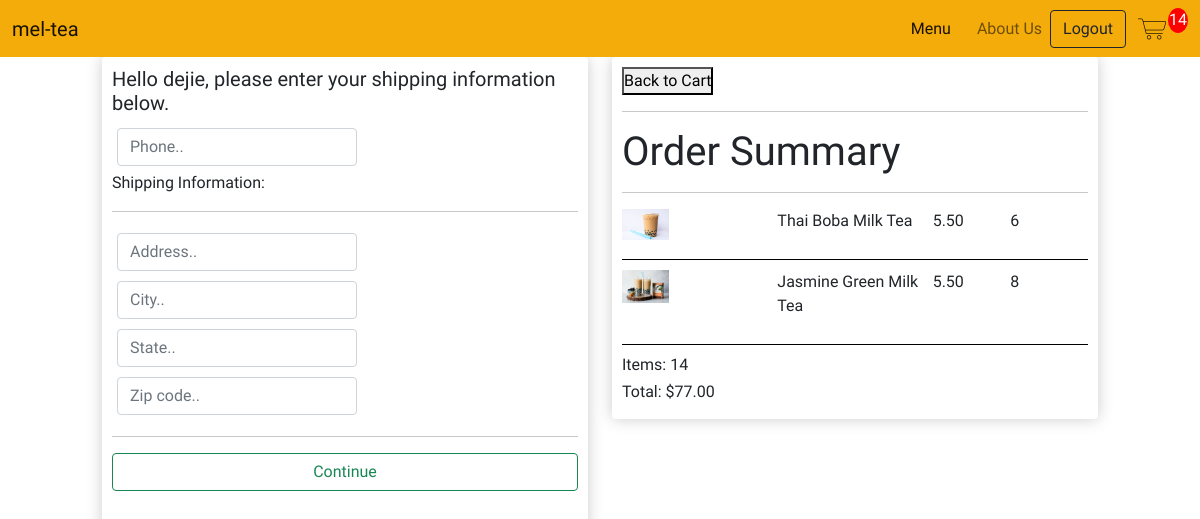
Screenshot of /checkout/ (signed in) with the database file from the repository.
### store/models.py (models this page shows, shortened)
class OrderItem(models.Model):
    product = models.ForeignKey(BobaProduct, on_delete=models.SET_NULL, null=True)
    order = models.ForeignKey(CustomerOrder, on_delete=models.SET_NULL, null=True)
    quantity = models.IntegerField(default=0, null=True, blank=True)
    date_added = models.DateTimeField(auto_now_add=True)
    @property
    def calc_total(self):
        total = self.product.price * self.quantity
        return total

class BobaProduct(models.Model):
    WITH_BOBA = [
        ('YES', 'Boba'),
        ('NO', 'No Boba')
    ]
    name = models.CharField(max_length=200, null=True)
    price = models.DecimalField(max_digits=7, decimal_places=2)
    category = models.CharField(max_length=200, null=True, choices= WITH_BOBA)
    image = models.ImageField(upload_to='boba', default="{% static 'images/filler.jpg' %}", null=True, blank=True)
    date_created = models.DateTimeField(auto_now_add=True)
    @property #@property allow us to access as an attribute
    def image_url(self):
        try:
            url = self.image.url
        except:
            url = ''
        return url

class CustomerOrder(models.Model):
    customer = models.ForeignKey(Customer, on_delete=models.SET_NULL, null=True, blank=True)
    date_ordered = models.DateTimeField(auto_now_add=True)
    completion = models.BooleanField(default=False)
    transaction_id = models.CharField(max_length=200, null=True)
    @property
    def cart_total(self):
        order_items = self.orderitem_set.all()
        total = sum([item.calc_total for item in order_items])
        return total
    @property
    def cart_quantity(self):
        order_items = self.orderitem_set.all()
        total = sum([item.quantity for item in order_items])
        return total

### store/views.py (the view)
# urls.py: path('checkout/', views.checkout, name="checkout"),
def checkout(request):
    cart = cartData(request)
    cart_items = cart['cart_items']
    order = cart['order']
    items = cart['items']
    context = {"items":items, "order":order, 'cart_items':cart_items}
    return render(request, 'store/checkout.html', context)

### store/utils.py (called while the page is built)
def cartData(request):
    if request.user.is_authenticated:
        customer = request.user.customer
        order, created = CustomerOrder.objects.get_or_create(customer=customer)
        items = order.orderitem_set.all()   # (USE ITEM FOR CHILDREN)
        cart_items = order.cart_quantity
    else:
        cookie = guestCookieCart(request)
        cart_items = cookie['cart_items']
        order = cookie['order']
        items = cookie['items']
    return {"items": items, "order": order, 'cart_items':cart_items}

### store/templates/store/checkout.html (shortened to what this page needs)
{% extends 'store/main.html' %}
{% load static %}
{% block content %}
    <div class="row justify-content-center">
        <div class="col-lg-5">
            <div class="product-box" id="form-wrap">
                <form id="checkoutForm">
                    <div id="user-info">
                    </div>
                    <div id="shipping-info">
                        <p>Shipping Information:</p>
                        <hr>
                        <div class="form-field">
                            <input class="form-control" type="text" name="address" placeholder="Address.." required>
                        </div>
                        <div class="form-field">
                            <input class="form-control" type="text" name="city" placeholder="City.." required>
                        </div>
                        <div class="form-field">
                            <input class="form-control" type="text" name="state" placeholder="State.." required>
                        </div>
                        <div class="form-field">
                            <input class="form-control" type="text" name="zipcode" placeholder="Zip code.." required>
                        </div>
                    </div>
                    <hr>
                    <input id="form-button" type="submit" value="Continue" class="btn btn-outline-success btn-block">
                </form>
                <br>
            </div>
        </div>
        <div class="col-lg-5">
            <div class="product-box">
                <button>Back to Cart</button>
                <hr>
                <h1>Order Summary</h1>
                <hr>
                {% for item in items %}
                <div class="cart-row">
                    <div class="cart-row-flex-2"><img class="row-image" src="{{item.product.image_url}}" alt=""></div>
                    <div class="cart-row-flex-2"><p>{{item.product.name}}</p></div>
                    <div class="cart-row-flex-1"><p>{{item.product.price|floatformat:2}}</p></div>
                    <div class="cart-row-flex-1"><p>{{item.quantity}}</p></div>
                </div>
                {% endfor %}
                <h6>Items: {{order.cart_quantity}}</h6>
                <h6>Total: ${{order.cart_total|floatformat:2}}</h6>
                </div>
            </div>
        </div>
{% endblock content %}

### static/css/main.css (style rules this page uses)
* { margin: 0; padding: 0; box-sizing: border-box; }
body { background-color: white; font-family: Comfortaa; }

### static/css/menu.css (style rules this page uses)
.product-box { border-radius: 4px; padding:10px; box-shadow:hsl(0, 0%, 80%) 0 0 16px; }

### static/css/checkout.css (style rules this page uses)
.cart-row { display: flex; align-items: stretch; margin-bottom: 10px; padding-bottom: 10px; border-bottom: 1px solid black; }
.row-image { width: 30%; height: auto; }
.cart-row-flex-2 { flex: 2; }
.cart-row-flex-1 { flex: 1; }
.form-field { display: inline-block; width: 250px; padding: 5px; }
.btn-block { display:block; width: 100%; }

### rows the page displays
OrderItem: product.image_url (picture), product.name "Thai Boba Milk Tea", product.price "5.50", quantity "6"
OrderItem: product.image_url (picture), product.name "Jasmine Green Milk Tea", product.price "5.50", quantity "8"
CustomerOrder: cart_quantity "14", cart_total "77.00"

### other values shown
{{ cart_items }} "14"
